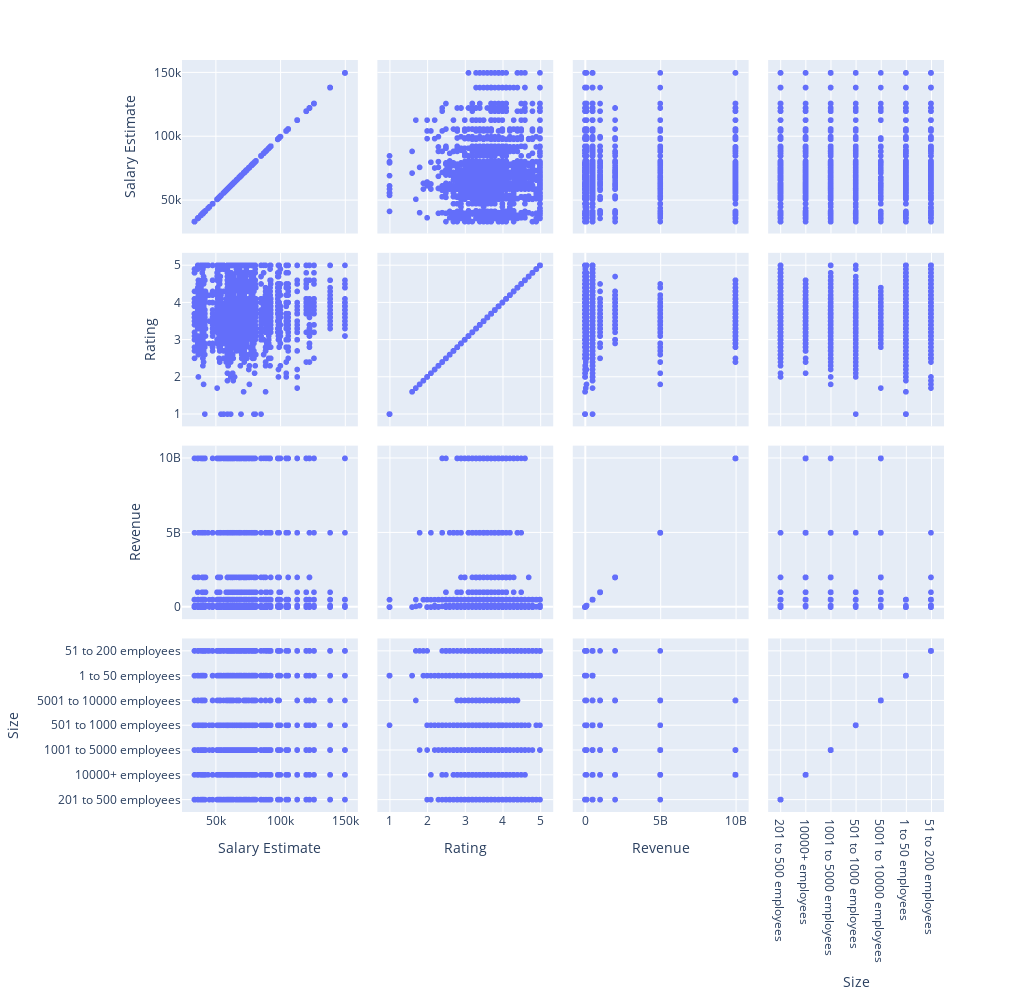

Notebook code cell kept with this figure:
### Markdown cell above
### Scatterplot Matrix for Numerical Data (MODIFIED)

### Code cell
fig = px.scatter_matrix(df,dimensions=['Salary Estimate','Rating','Revenue','Size'])
# Modified the above to change size
fig = px.scatter_matrix(df,dimensions=['Salary Estimate','Rating','Revenue','Size'], width=1024, height=1000)
fig.show()

### Figure 1 — Plotly figure (JSON) as saved in the notebook; plotly's stock layout.template omitted (floating-point values rounded to 4 significant figures; data arrays with more than 128 entries replaced by an {"elided": "..."} marker saying what was removed)
{"data": [{"dimensions": [{"axis": {"matches": true}, "label": "Salary Estimate", "values": {"elided": "2252 int values"}}, {"axis": {"matches": true}, "label": "Rating", "values": {"elided": "2252 float values"}}, {"axis": {"matches": true}, "label": "Revenue", "values": {"elided": "2252 int values"}}, {"axis": {"matches": true}, "label": "Size", "values": {"elided": "2252 str values"}}], "hovertemplate": "%{xaxis.title.text}=%{x}<br>%{yaxis.title.text}=%{y}<extra></extra>", "legendgroup": "", "marker": {"color": "#636efa", "symbol": "circle"}, "name": "", "showlegend": false, "type": "splom"}], "layout": {"dragmode": "select", "height": 1000, "legend": {"tracegroupgap": 0}, "margin": {"t": 60}, "width": 1024}}
